Frame 1 (no input): blank canvas, image omitted
Frame 60 (the mouse pressed at the canvas centre just before this capture): blank canvas, image omitted
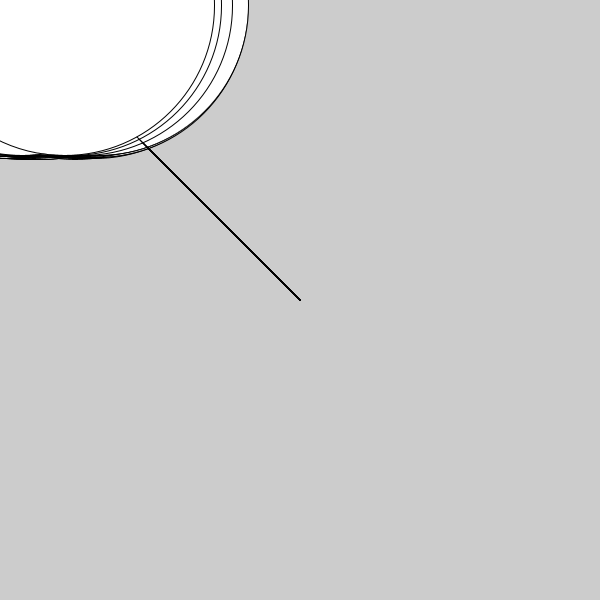
Frame 120 (the mouse held since frame 60 and released just before this capture)

The Processing sketch whose frames 1 and 60 were blank and that drew this single picture after the mouse press (run headless with seeded random() and noise(); from frame 60 on, the mouse is pressed at the canvas centre):

// Processing sketch: processing_133926
// ── processing_133926.pde

int  t=1/10;
void setup(){
 size(600,600);
}
void draw(){
  line(mouseX,mouseY,t,t);
  ellipse((random(100)+1),height/(t+1),mouseX,mouseY);
  t = t + 1;
}
